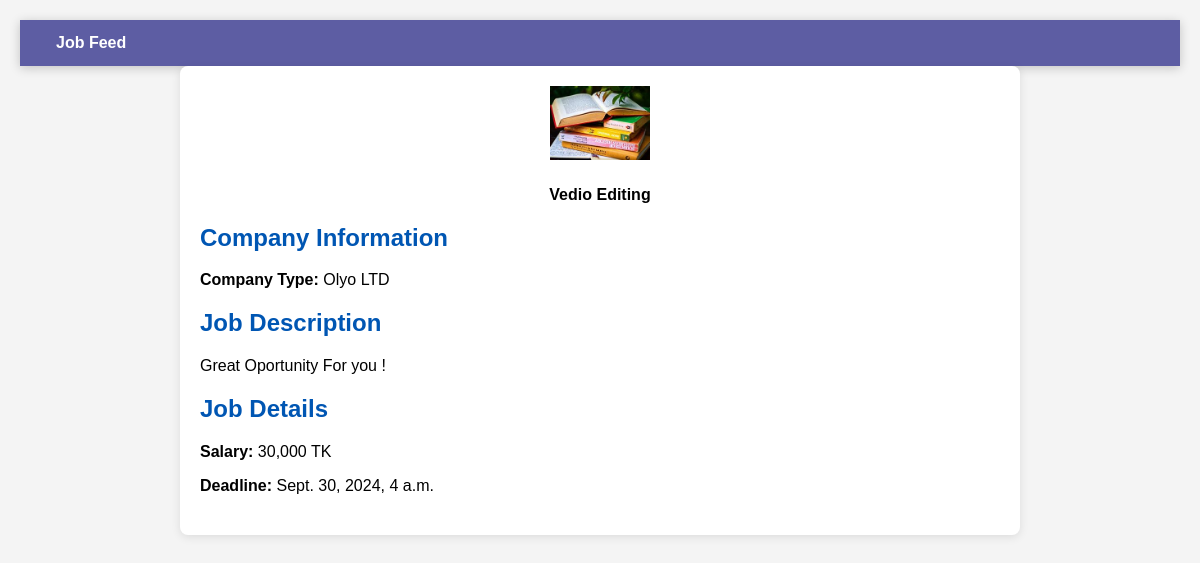
The page /mainprofile/1 on the database its author committed.
### myapp/models.py (models this page shows, shortened)
class JobModel(models.Model):
    JOB_TYPE_CHOICES = [
        ('fulltime', 'Full-time'),
        ('parttime', 'Part-time'),
    ]
    user = models.ForeignKey(Custom_user, on_delete=models.CASCADE)
    job_title = models.CharField(max_length=255, null=True)
    company_type = models.CharField(max_length=10, choices=JOB_TYPE_CHOICES, null=True)
    company_logo = models.ImageField(upload_to='company_logos/', null=True)
    company_name = models.CharField(max_length=255, null=True)
    location = models.CharField(max_length=255, null=True)
    Qualifications = models.CharField(max_length=255, null=True)
    description = models.TextField(null=True)
    salary = models.CharField(max_length=255, null=True)
    posted_on = models.DateField(default=timezone.now, null=True)
    application_deadline = models.DateTimeField(auto_now=True, null=True)

### myproject/views.py (the view)
# urls.py: path('mainprofile/<int:id>', mainprofile, name='mainprofile'),
def mainprofile(req,id):
    current_user=req.user
    Job=JobModel.objects.filter(id=id)
    text={
        'Job':Job,
    }
    return render(req,'mainprofile.html',text)

### template/mainprofile.html (shortened to what this page needs)
{% extends 'base.html' %}
{% block body %}
<!DOCTYPE html>
<html lang="en">
<head>
</head>
<body>
    <div class="container">
        {% for i in Job %}
        <header class="profile-header">
            <img src="/{{ i.company_logo }}" alt="Company Logo" class="company-logo">
            <p class="company-name">{{ i.job_title }}</p>
        </header>
        <section class="company-info">
            <h2>Company Information</h2>
            <p><strong>Company Type:</strong> {{ i.company_name }}</p>
        </section>
        <section class="job-description">
            <h2>Job Description</h2>
            <p>{{ i.description }}</p>
        </section>
        <section class="job-details">
            <h2>Job Details</h2>
            <p><strong>Salary:</strong> {{ i.salary }}</p>
            <p><strong>Deadline:</strong> {{ i.application_deadline }}</p>
        </section>
        {% endfor %}
    </div>
</body>
</html>
{% endblock body %}

### template/base.html (style rules this page uses)
body { background-color: white; font-family: 'Arial', sans-serif; }

### template/mainprofile.html (style rules this page uses)
body { font-family: Arial, sans-serif; background-color: #f4f4f4; margin: 0; padding: 20px; }
.container { background: #ffffff; border-radius: 8px; box-shadow: 0 2px 10px rgba(0, 0, 0, 0.1); padding: 20px; max-width: 800px; margin: auto; }
.profile-header { text-align: center; }
.company-logo { width: 100px; }
.company-name { font-weight: bold; }
section { margin: 20px 0; }
h2 { color: #0056b3; }

### rows shown on the page
JobModel: company_logo (picture), job_title "Vedio Editing", company_name "Olyo LTD", description "Great Oportunity For you !", salary "30,000 TK", application_deadline "Sept. 30, 2024, 4 a.m."
